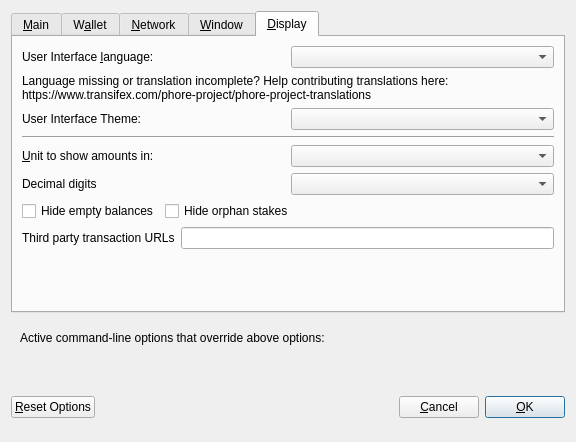
<?xml version="1.0" encoding="UTF-8"?>
<ui version="4.0">
 <class>OptionsDialog</class>
 <widget class="QDialog" name="OptionsDialog">
  <property name="geometry">
   <rect>
    <x>0</x>
    <y>0</y>
    <width>576</width>
    <height>442</height>
   </rect>
  </property>
  <property name="windowTitle">
   <string>Options</string>
  </property>
  <property name="modal">
   <bool>true</bool>
  </property>
  <layout class="QVBoxLayout" name="verticalLayout">
   <item>
    <widget class="QTabWidget" name="tabWidget">
     <property name="currentIndex">
      <number>4</number>
     </property>
     <widget class="QWidget" name="tabMain">
      <attribute name="title">
       <string>&amp;Main</string>
      </attribute>
      <layout class="QVBoxLayout" name="verticalLayout_Main">
       <item>
        <widget class="QCheckBox" name="bitcoinAtStartup">
         <property name="toolTip">
          <string>Automatically start Phore after logging in to the system.</string>
         </property>
         <property name="text">
          <string>&amp;Start Phore on system login</string>
         </property>
        </widget>
       </item>
       <item>
        <layout class="QHBoxLayout" name="horizontalLayout_2_Main">
         <item>
          <widget class="QLabel" name="databaseCacheLabel">
           <property name="text">
            <string>Size of &amp;database cache</string>
           </property>
           <property name="textFormat">
            <enum>Qt::PlainText</enum>
           </property>
           <property name="buddy">
            <cstring>databaseCache</cstring>
           </property>
          </widget>
         </item>
         <item>
          <widget class="QSpinBox" name="databaseCache"/>
         </item>
         <item>
          <widget class="QLabel" name="databaseCacheUnitLabel">
           <property name="text">
            <string>MB</string>
           </property>
           <property name="textFormat">
            <enum>Qt::PlainText</enum>
           </property>
          </widget>
         </item>
         <item>
          <spacer name="horizontalSpacer_2_Main">
           <property name="orientation">
            <enum>Qt::Horizontal</enum>
           </property>
           <property name="sizeHint" stdset="0">
            <size>
             <width>40</width>
             <height>20</height>
            </size>
           </property>
          </spacer>
         </item>
        </layout>
       </item>
       <item>
        <layout class="QHBoxLayout" name="horizontalLayout_3_Main">
         <item>
          <widget class="QLabel" name="threadsScriptVerifLabel">
           <property name="text">
            <string>Number of script &amp;verification threads</string>
           </property>
           <property name="textFormat">
            <enum>Qt::PlainText</enum>
           </property>
           <property name="buddy">
            <cstring>threadsScriptVerif</cstring>
           </property>
          </widget>
         </item>
         <item>
          <widget class="QSpinBox" name="threadsScriptVerif">
           <property name="toolTip">
            <string>(0 = auto, &lt;0 = leave that many cores free)</string>
           </property>
          </widget>
         </item>
         <item>
          <spacer name="horizontalSpacer_3_Main">
           <property name="orientation">
            <enum>Qt::Horizontal</enum>
           </property>
           <property name="sizeHint" stdset="0">
            <size>
             <width>40</width>
             <height>20</height>
            </size>
           </property>
          </spacer>
         </item>
        </layout>
       </item>
       <item>
        <spacer name="verticalSpacer_2">
         <property name="orientation">
          <enum>Qt::Vertical</enum>
         </property>
         <property name="sizeHint" stdset="0">
          <size>
           <width>20</width>
           <height>40</height>
          </size>
         </property>
        </spacer>
       </item>
       <item>
        <widget class="QCheckBox" name="checkBoxZeromintEnable">
         <property name="toolTip">
          <string>Enable automatic minting of Phore units to zPHR</string>
         </property>
         <property name="layoutDirection">
          <enum>Qt::LeftToRight</enum>
         </property>
         <property name="text">
          <string>Enable zPHR Automint</string>
         </property>
        </widget>
       </item>
       <item>
        <layout class="QHBoxLayout" name="horizontalLayout_3">
         <item>
          <widget class="QLabel" name="percentage_label">
           <property name="toolTip">
            <string>Percentage of incoming PHR which get automatically converted to zPHR via Zerocoin Protocol (min: 10%)</string>
           </property>
           <property name="text">
            <string>Percentage of autominted zPHR</string>
           </property>
          </widget>
         </item>
         <item>
          <widget class="QSpinBox" name="zeromintPercentage">
           <property name="minimum">
            <number>1</number>
           </property>
           <property name="maximum">
            <number>100</number>
           </property>
          </widget>
         </item>
        </layout>
       </item>
       <item>
        <layout class="QHBoxLayout" name="horizontalLayout" stretch="0,0">
         <property name="sizeConstraint">
          <enum>QLayout::SetFixedSize</enum>
         </property>
         <item>
          <widget class="QLabel" name="labelPreferredDenom">
           <property name="maximumSize">
            <size>
             <width>16777215</width>
             <height>16777215</height>
            </size>
           </property>
           <property name="toolTip">
            <string>Wait with automatic conversion to Zerocoin until enough PHR for this denomination is available</string>
           </property>
           <property name="text">
            <string>Preferred Automint zPHR Denomination</string>
           </property>
          </widget>
         </item>
         <item>
          <widget class="QComboBox" name="preferredDenom">
           <property name="maximumSize">
            <size>
             <width>16777215</width>
             <height>27</height>
            </size>
           </property>
           <property name="toolTip">
            <string>Wait with automatic conversion to Zerocoin until enough PHR for this denomination is available</string>
           </property>
           <property name="maxVisibleItems">
            <number>9</number>
           </property>
           <property name="maxCount">
            <number>9</number>
           </property>
          </widget>
         </item>
        </layout>
       </item>
      </layout>
     </widget>
     <widget class="QWidget" name="tabWallet">
      <attribute name="title">
       <string>W&amp;allet</string>
      </attribute>
      <layout class="QVBoxLayout" name="verticalLayout_Wallet">
       <item>
        <layout class="QHBoxLayout" name="horizontalLayout_2_Wallet">
         <item>
          <widget class="QLabel" name="labelStakeSplitThresholdText">
           <property name="text">
            <string>Stake split threshold:</string>
           </property>
          </widget>
         </item>
         <item>
          <widget class="QSpinBox" name="spinBoxStakeSplitThreshold">
           <property name="minimum">
            <number>1</number>
           </property>
           <property name="maximum">
            <number>999999</number>
           </property>
          </widget>
         </item>
        </layout>
       </item>
       <item>
        <widget class="QGroupBox" name="groupBox">
         <property name="title">
          <string>Expert</string>
         </property>
         <layout class="QVBoxLayout" name="verticalLayout_2">
          <item>
           <widget class="QCheckBox" name="coinControlFeatures">
            <property name="toolTip">
             <string>Whether to show coin control features or not.</string>
            </property>
            <property name="text">
             <string>Enable coin &amp;control features</string>
            </property>
           </widget>
          </item>
          <item>
           <widget class="QCheckBox" name="showMasternodesTab">
            <property name="toolTip">
             <string>Show additional tab listing all your masternodes in first sub-tab&lt;br/&gt;and all masternodes on the network in second sub-tab.</string>
            </property>
            <property name="text">
             <string>Show Masternodes Tab</string>
            </property>
           </widget>
          </item>
          <item>
           <widget class="QCheckBox" name="spendZeroConfChange">
            <property name="toolTip">
             <string>If you disable the spending of unconfirmed change, the change from a transaction&lt;br/&gt;cannot be used until that transaction has at least one confirmation.&lt;br/&gt;This also affects how your balance is computed.</string>
            </property>
            <property name="text">
             <string>&amp;Spend unconfirmed change</string>
            </property>
           </widget>
          </item>
         </layout>
        </widget>
       </item>
       <item>
        <spacer name="verticalSpacer_Wallet">
         <property name="orientation">
          <enum>Qt::Vertical</enum>
         </property>
         <property name="sizeHint" stdset="0">
          <size>
           <width>20</width>
           <height>40</height>
          </size>
         </property>
        </spacer>
       </item>
      </layout>
     </widget>
     <widget class="QWidget" name="tabNetwork">
      <attribute name="title">
       <string>&amp;Network</string>
      </attribute>
      <layout class="QVBoxLayout" name="verticalLayout_Network">
       <item>
        <widget class="QCheckBox" name="mapPortUpnp">
         <property name="toolTip">
          <string>Automatically open the Phore client port on the router. This only works when your router supports UPnP and it is enabled.</string>
         </property>
         <property name="text">
          <string>Map port using &amp;UPnP</string>
         </property>
        </widget>
       </item>
       <item>
        <widget class="QCheckBox" name="allowIncoming">
         <property name="toolTip">
          <string>Accept connections from outside</string>
         </property>
         <property name="text">
          <string>Allow incoming connections</string>
         </property>
        </widget>
       </item>
       <item>
        <widget class="QCheckBox" name="connectSocks">
         <property name="toolTip">
          <string>Connect to the Phore network through a SOCKS5 proxy.</string>
         </property>
         <property name="text">
          <string>&amp;Connect through SOCKS5 proxy (default proxy):</string>
         </property>
        </widget>
       </item>
       <item>
        <layout class="QHBoxLayout" name="horizontalLayout_1_Network">
         <item>
          <widget class="QLabel" name="proxyIpLabel">
           <property name="text">
            <string>Proxy &amp;IP:</string>
           </property>
           <property name="textFormat">
            <enum>Qt::PlainText</enum>
           </property>
           <property name="buddy">
            <cstring>proxyIp</cstring>
           </property>
          </widget>
         </item>
         <item>
          <widget class="QValidatedLineEdit" name="proxyIp">
           <property name="minimumSize">
            <size>
             <width>140</width>
             <height>0</height>
            </size>
           </property>
           <property name="maximumSize">
            <size>
             <width>140</width>
             <height>16777215</height>
            </size>
           </property>
           <property name="toolTip">
            <string>IP address of the proxy (e.g. IPv4: 127.0.0.1 / IPv6: ::1)</string>
           </property>
          </widget>
         </item>
         <item>
          <widget class="QLabel" name="proxyPortLabel">
           <property name="text">
            <string>&amp;Port:</string>
           </property>
           <property name="textFormat">
            <enum>Qt::PlainText</enum>
           </property>
           <property name="buddy">
            <cstring>proxyPort</cstring>
           </property>
          </widget>
         </item>
         <item>
          <widget class="QLineEdit" name="proxyPort">
           <property name="minimumSize">
            <size>
             <width>75</width>
             <height>0</height>
            </size>
           </property>
           <property name="maximumSize">
            <size>
             <width>55</width>
             <height>16777215</height>
            </size>
           </property>
           <property name="toolTip">
            <string>Port of the proxy (e.g. 9050)</string>
           </property>
          </widget>
         </item>
         <item>
          <spacer name="horizontalSpacer_1_Network">
           <property name="orientation">
            <enum>Qt::Horizontal</enum>
           </property>
           <property name="sizeHint" stdset="0">
            <size>
             <width>40</width>
             <height>20</height>
            </size>
           </property>
          </spacer>
         </item>
        </layout>
       </item>
       <item>
        <spacer name="verticalSpacer_Network">
         <property name="orientation">
          <enum>Qt::Vertical</enum>
         </property>
         <property name="sizeHint" stdset="0">
          <size>
           <width>20</width>
           <height>40</height>
          </size>
         </property>
        </spacer>
       </item>
      </layout>
     </widget>
     <widget class="QWidget" name="tabWindow">
      <attribute name="title">
       <string>&amp;Window</string>
      </attribute>
      <layout class="QVBoxLayout" name="verticalLayout_Window">
       <item>
        <widget class="QCheckBox" name="minimizeToTray">
         <property name="toolTip">
          <string>Show only a tray icon after minimizing the window.</string>
         </property>
         <property name="text">
          <string>&amp;Minimize to the tray instead of the taskbar</string>
         </property>
        </widget>
       </item>
       <item>
        <widget class="QCheckBox" name="minimizeOnClose">
         <property name="toolTip">
          <string>Minimize instead of exit the application when the window is closed. When this option is enabled, the application will be closed only after selecting Quit in the menu.</string>
         </property>
         <property name="text">
          <string>M&amp;inimize on close</string>
         </property>
        </widget>
       </item>
       <item>
        <spacer name="verticalSpacer_Window">
         <property name="orientation">
          <enum>Qt::Vertical</enum>
         </property>
         <property name="sizeHint" stdset="0">
          <size>
           <width>20</width>
           <height>40</height>
          </size>
         </property>
        </spacer>
       </item>
      </layout>
     </widget>
     <widget class="QWidget" name="tabDisplay">
      <attribute name="title">
       <string>&amp;Display</string>
      </attribute>
      <layout class="QVBoxLayout" name="verticalLayout_Display">
       <item>
        <layout class="QHBoxLayout" name="horizontalLayout_1_Display">
         <item>
          <widget class="QLabel" name="langLabel">
           <property name="text">
            <string>User Interface &amp;language:</string>
           </property>
           <property name="textFormat">
            <enum>Qt::PlainText</enum>
           </property>
           <property name="buddy">
            <cstring>lang</cstring>
           </property>
          </widget>
         </item>
         <item>
          <widget class="QValueComboBox" name="lang">
           <property name="toolTip">
            <string>The user interface language can be set here. This setting will take effect after restarting Phore.</string>
           </property>
          </widget>
         </item>
        </layout>
       </item>
       <item>
        <widget class="QLabel" name="label_3">
         <property name="toolTip">
          <string notr="true"/>
         </property>
         <property name="statusTip">
          <string notr="true"/>
         </property>
         <property name="whatsThis">
          <string notr="true"/>
         </property>
         <property name="accessibleName">
          <string notr="true"/>
         </property>
         <property name="text">
          <string>Language missing or translation incomplete? Help contributing translations here:
https://www.transifex.com/phore-project/phore-project-translations</string>
         </property>
         <property name="wordWrap">
          <bool>true</bool>
         </property>
         <property name="openExternalLinks">
          <bool>true</bool>
         </property>
         <property name="textInteractionFlags">
          <set>Qt::TextBrowserInteraction</set>
         </property>
        </widget>
       </item>
       <item>
        <layout class="QHBoxLayout" name="horizontalLayout_2_Display" stretch="0,0">
         <item>
          <widget class="QLabel" name="themeLabel">
           <property name="text">
            <string>User Interface Theme:</string>
           </property>
          </widget>
         </item>
         <item>
          <widget class="QValueComboBox" name="theme"/>
         </item>
        </layout>
       </item>
       <item>
        <widget class="Line" name="line">
         <property name="orientation">
          <enum>Qt::Horizontal</enum>
         </property>
        </widget>
       </item>
       <item>
        <layout class="QHBoxLayout" name="horizontalLayout_3_Display">
         <item>
          <widget class="QLabel" name="unitLabel">
           <property name="text">
            <string>&amp;Unit to show amounts in:</string>
           </property>
           <property name="textFormat">
            <enum>Qt::PlainText</enum>
           </property>
           <property name="buddy">
            <cstring>unit</cstring>
           </property>
          </widget>
         </item>
         <item>
          <widget class="QValueComboBox" name="unit">
           <property name="toolTip">
            <string>Choose the default subdivision unit to show in the interface and when sending coins.</string>
           </property>
          </widget>
         </item>
        </layout>
       </item>
       <item>
        <layout class="QHBoxLayout" name="horizontalLayout_4_Display">
         <item>
          <widget class="QLabel" name="digitsLabel">
           <property name="text">
            <string>Decimal digits</string>
           </property>
          </widget>
         </item>
         <item>
          <widget class="QValueComboBox" name="digits"/>
         </item>
        </layout>
       </item>
       <item>
        <layout class="QHBoxLayout" name="horizontalLayout_5_Display">
         <item>
          <widget class="QCheckBox" name="checkBoxHideZeroBalances">
           <property name="toolTip">
            <string>Hide empty balances</string>
           </property>
           <property name="layoutDirection">
            <enum>Qt::LeftToRight</enum>
           </property>
           <property name="text">
            <string>Hide empty balances</string>
           </property>
          </widget>
         </item>
         <item>
          <widget class="QCheckBox" name="checkBoxHideOrphans">
           <property name="toolTip">
            <string>Hide orphan stakes in transaction lists</string>
           </property>
           <property name="text">
            <string>Hide orphan stakes</string>
           </property>
          </widget>
         </item>
         <item>
          <spacer name="horizontalSpacer">
           <property name="orientation">
            <enum>Qt::Horizontal</enum>
           </property>
           <property name="sizeHint" stdset="0">
            <size>
             <width>40</width>
             <height>20</height>
            </size>
           </property>
          </spacer>
         </item>
        </layout>
       </item>
       <item>
        <layout class="QHBoxLayout" name="horizontalLayout_6_Display">
         <item>
          <widget class="QLabel" name="thirdPartyTxUrlsLabel">
           <property name="toolTip">
            <string>Third party URLs (e.g. a block explorer) that appear in the transactions tab as context menu items. %s in the URL is replaced by transaction hash. Multiple URLs are separated by vertical bar |.</string>
           </property>
           <property name="text">
            <string>Third party transaction URLs</string>
           </property>
           <property name="buddy">
            <cstring>thirdPartyTxUrls</cstring>
           </property>
          </widget>
         </item>
         <item>
          <widget class="QLineEdit" name="thirdPartyTxUrls">
           <property name="toolTip">
            <string>Third party URLs (e.g. a block explorer) that appear in the transactions tab as context menu items. %s in the URL is replaced by transaction hash. Multiple URLs are separated by vertical bar |.</string>
           </property>
          </widget>
         </item>
        </layout>
       </item>
       <item>
        <spacer name="verticalSpacer">
         <property name="orientation">
          <enum>Qt::Vertical</enum>
         </property>
         <property name="sizeHint" stdset="0">
          <size>
           <width>20</width>
           <height>40</height>
          </size>
         </property>
        </spacer>
       </item>
      </layout>
     </widget>
    </widget>
   </item>
   <item>
    <widget class="QFrame" name="frame">
     <layout class="QVBoxLayout" name="verticalLayout_Bottom">
      <item>
       <layout class="QHBoxLayout" name="horizontalLayout_Bottom">
        <item>
         <widget class="QLabel" name="overriddenByCommandLineInfoLabel">
          <property name="text">
           <string>Active command-line options that override above options:</string>
          </property>
          <property name="textFormat">
           <enum>Qt::PlainText</enum>
          </property>
         </widget>
        </item>
        <item>
         <spacer name="horizontalSpacer_Bottom">
          <property name="orientation">
           <enum>Qt::Horizontal</enum>
          </property>
          <property name="sizeHint" stdset="0">
           <size>
            <width>40</width>
            <height>20</height>
           </size>
          </property>
         </spacer>
        </item>
       </layout>
      </item>
      <item>
       <widget class="QLabel" name="overriddenByCommandLineLabel">
        <property name="text">
         <string/>
        </property>
        <property name="textFormat">
         <enum>Qt::PlainText</enum>
        </property>
        <property name="wordWrap">
         <bool>true</bool>
        </property>
       </widget>
      </item>
     </layout>
    </widget>
   </item>
   <item>
    <layout class="QHBoxLayout" name="horizontalLayout_Buttons">
     <item>
      <widget class="QPushButton" name="resetButton">
       <property name="toolTip">
        <string>Reset all client options to default.</string>
       </property>
       <property name="text">
        <string>&amp;Reset Options</string>
       </property>
       <property name="autoDefault">
        <bool>false</bool>
       </property>
      </widget>
     </item>
     <item>
      <spacer name="horizontalSpacer_1">
       <property name="orientation">
        <enum>Qt::Horizontal</enum>
       </property>
       <property name="sizeHint" stdset="0">
        <size>
         <width>40</width>
         <height>48</height>
        </size>
       </property>
      </spacer>
     </item>
     <item>
      <widget class="QLabel" name="statusLabel">
       <property name="minimumSize">
        <size>
         <width>200</width>
         <height>0</height>
        </size>
       </property>
       <property name="font">
        <font>
         <weight>75</weight>
         <bold>true</bold>
        </font>
       </property>
       <property name="text">
        <string/>
       </property>
       <property name="textFormat">
        <enum>Qt::PlainText</enum>
       </property>
       <property name="wordWrap">
        <bool>true</bool>
       </property>
      </widget>
     </item>
     <item>
      <spacer name="horizontalSpacer_2">
       <property name="orientation">
        <enum>Qt::Horizontal</enum>
       </property>
       <property name="sizeHint" stdset="0">
        <size>
         <width>40</width>
         <height>48</height>
        </size>
       </property>
      </spacer>
     </item>
     <item>
      <widget class="QPushButton" name="cancelButton">
       <property name="text">
        <string>&amp;Cancel</string>
       </property>
       <property name="autoDefault">
        <bool>false</bool>
       </property>
      </widget>
     </item>
     <item>
      <widget class="QPushButton" name="okButton">
       <property name="text">
        <string>&amp;OK</string>
       </property>
       <property name="autoDefault">
        <bool>false</bool>
       </property>
       <property name="default">
        <bool>true</bool>
       </property>
      </widget>
     </item>
    </layout>
   </item>
  </layout>
 </widget>
 <customwidgets>
  <customwidget>
   <class>QValidatedLineEdit</class>
   <extends>QLineEdit</extends>
   <header>qvalidatedlineedit.h</header>
  </customwidget>
  <customwidget>
   <class>QValueComboBox</class>
   <extends>QComboBox</extends>
   <header>qvaluecombobox.h</header>
  </customwidget>
 </customwidgets>
 <resources/>
 <connections/>
</ui>
